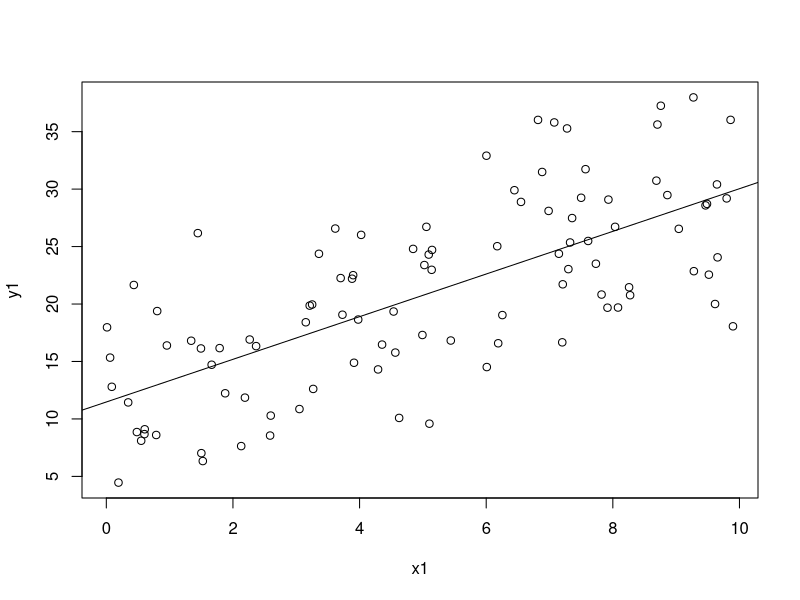
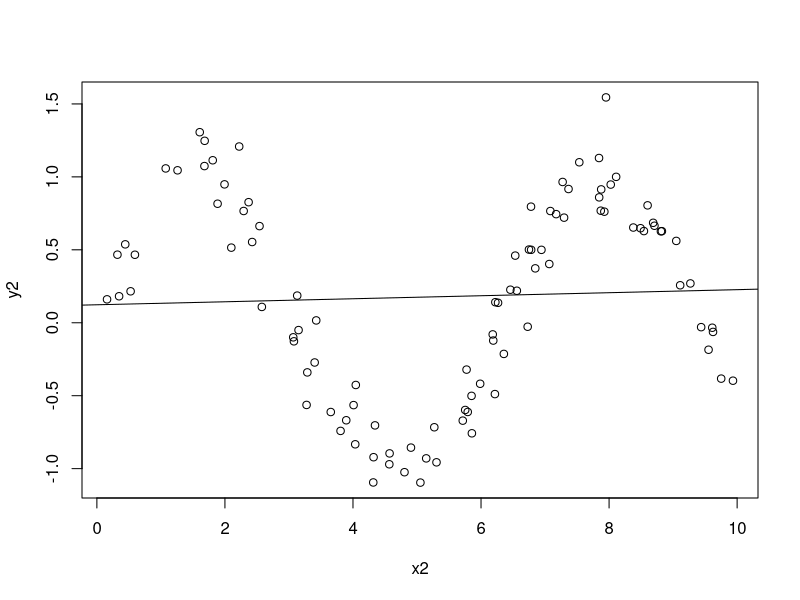

Here is the R script that generated these plots, in order:
# Clean the workspace
rm(list = ls())

set.seed(12345)

# This short exercise aims to show that Pearson's correlation coefficient 
# measures the linear correlation between two variables and 
# cannot capture other types of non-linear relationships

# Linear type relationship
x1 <- runif(100, min = 0, max = 10)
y1 <- 10 + 2 * x1 + rnorm(100, mean = 0, sd = 5)

plot(x1, y1)
abline(lm(y1 ~ x1))
cor(x1, y1)

# The Pearson correlation coefficient is symmetric
cor(x1, y1) == cor(y1, x1)

# Non-linear relationship, e.g. sine function
x2 <- runif(100, min = 0, max = 10)
y2 <- sin(x2) + rnorm(100, mean = 0, sd = 0.2)

plot(x2, y2)
abline(lm(y2 ~ x2))
cor(x2, y2)
